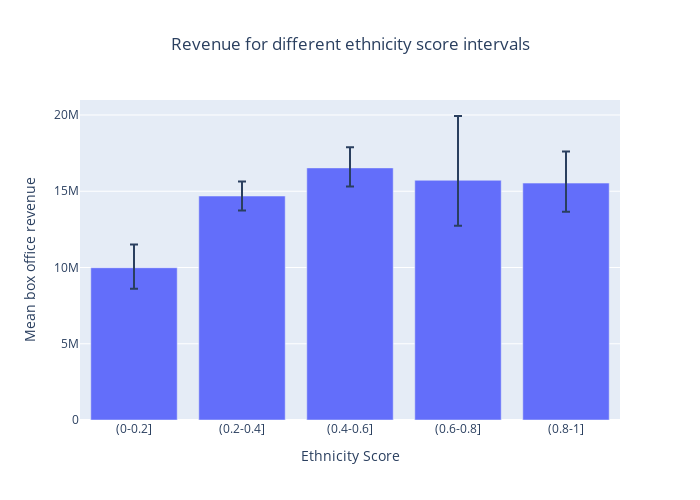

Notebook cell for this chart:
### Code cell
fig = go.Figure()
fig.add_trace(go.Bar(
    name='Revenue',
    x=grouped_means_revenue.keys(), y=grouped_means_revenue_ethnicity.values,
    error_y=dict(type='data', array=yerr_upper, arrayminus=yerr_lower),
))

fig.update_layout(
    barmode='group',
    width=700,
    height=500,
    xaxis_title="Ethnicity Score", 
    yaxis_title="Mean box office revenue",
    title='Revenue for different ethnicity score intervals',
    title_x = 0.5
)
fig.show()
fig.write_html("./plots/revenue_ethnicity_bar.html")

### Figure 1 — Plotly figure (JSON) as saved in the notebook; plotly's stock layout.template omitted (floating-point values rounded to 4 significant figures)
{"data": [{"error_y": {"array": [1516000.0, 949500.0, 1355000.0, 4216000.0, 2071000.0], "arrayminus": [1383000.0, 941500.0, 1221000.0, 2986000.0, 1872000.0], "type": "data"}, "name": "Revenue", "type": "bar", "x": ["(0-0.2]", "(0.2-0.4]", "(0.4-0.6]", "(0.6-0.8]", "(0.8-1]"], "y": [9984000.0, 14690000.0, 16530000.0, 15720000.0, 15530000.0]}], "layout": {"barmode": "group", "height": 500, "title": {"text": "Revenue for different ethnicity score intervals", "x": 0.5}, "width": 700, "xaxis": {"autorange": true, "range": [-0.5, 4.5], "title": {"text": "Ethnicity Score"}, "type": "category"}, "yaxis": {"autorange": true, "range": [0, 20980000.0], "title": {"text": "Mean box office revenue"}, "type": "linear"}}}
